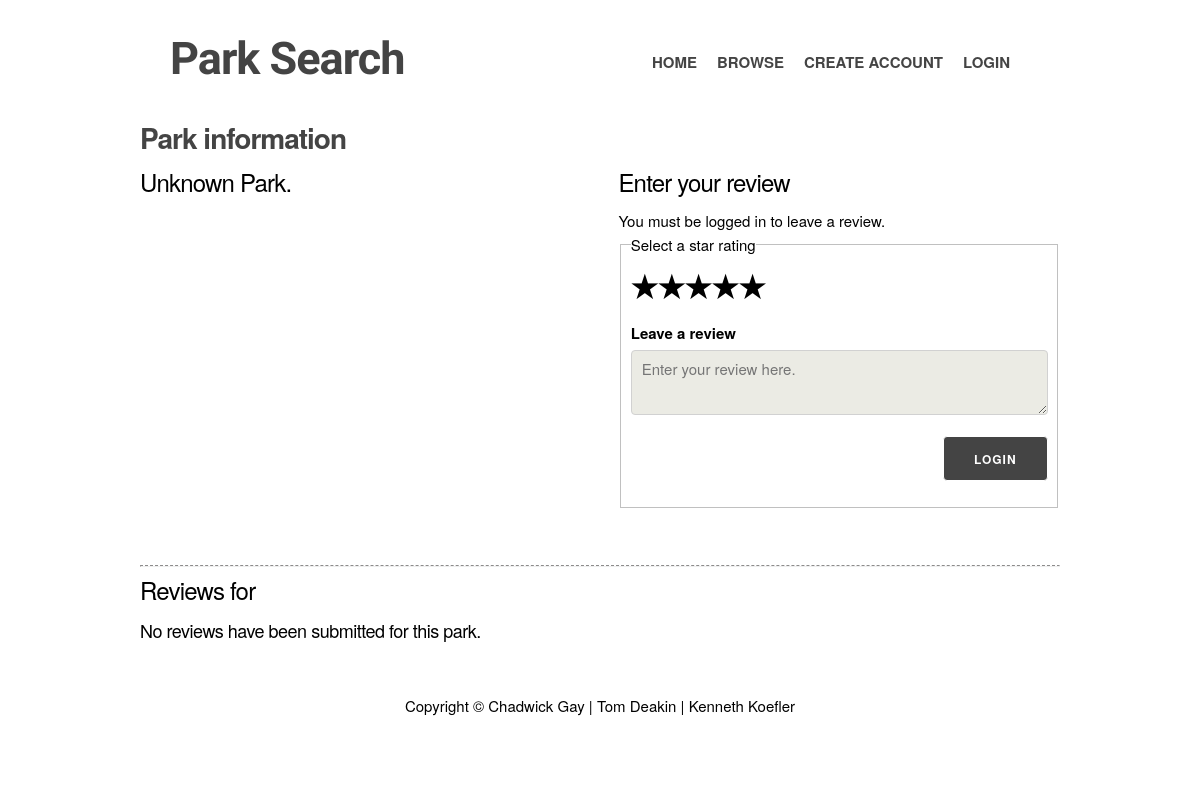
The page /park.php?ParkCode=D1637 on the database as committed earlier.
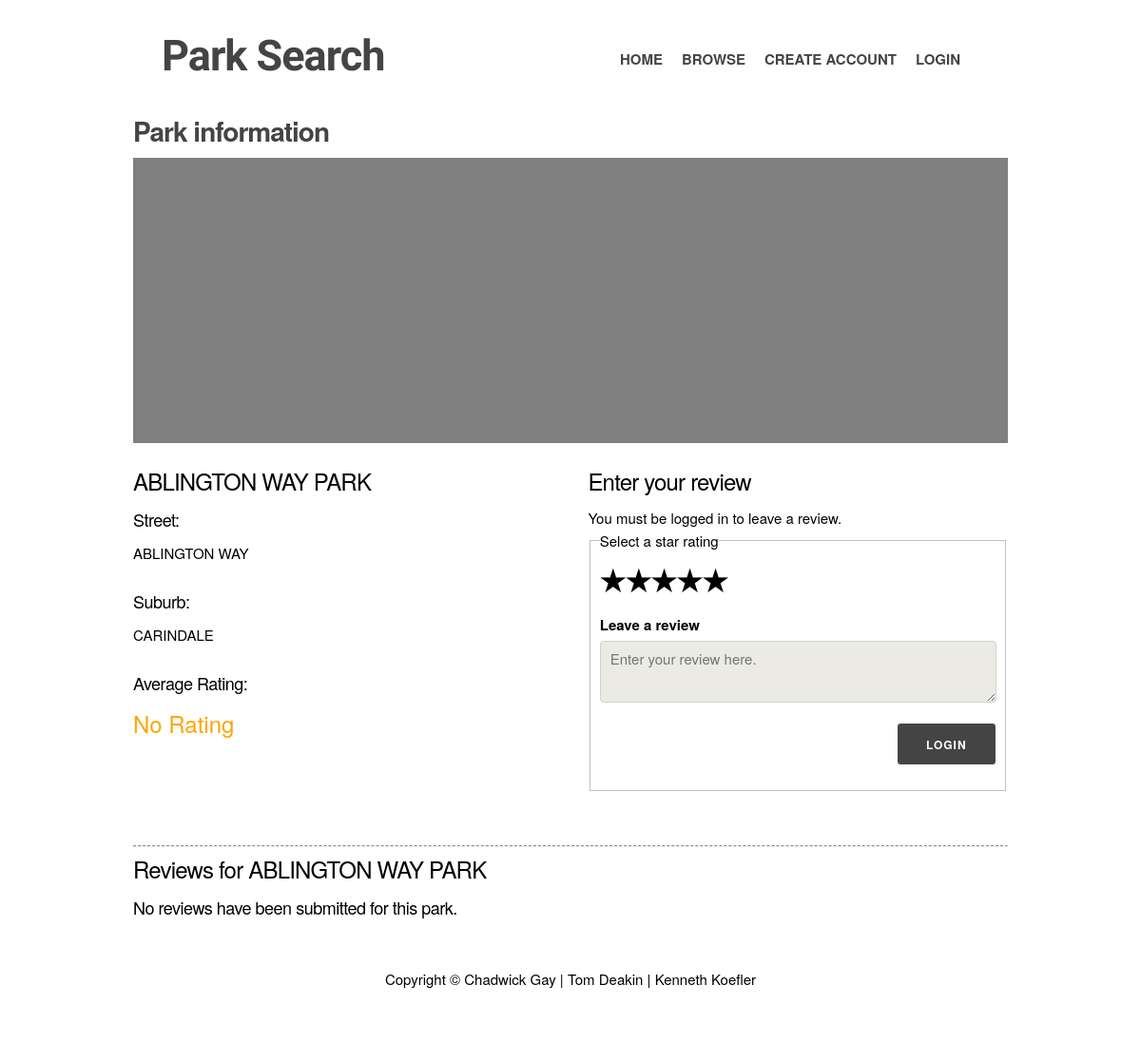
The same page on the database as committed later.
### tables this page shows
CREATE TABLE `items` (
  `ID` int(11) NOT NULL,
  `ParkCode` varchar(5) NOT NULL,
  `Name` varchar(70) NOT NULL,
  `Street` varchar(45) NOT NULL,
  `Suburb` varchar(45) NOT NULL,
  `Easting` decimal(10,2) NOT NULL,
  `Northing` decimal(10,2) NOT NULL,
  `Latitude` decimal(10,8) NOT NULL,
  `Longitude` decimal(11,8) NOT NULL
);

### park.php (the view, shortened to what this page needs)
<?php
include("server/PHP/database.php");
?>
<!DOCTYPE html>
<html lang="en">
<head>
    <link rel="stylesheet" href="css/normalize.css">
    <link rel="stylesheet" href="css/style.css">
</head>
<body>
<div class="container">
    <?php include('server/includes/nav.inc'); ?>
    <?php
    function displayAggregateStars($numberOfStars) {
        echo '<span class="star">';
        if ($numberOfStars < 0) {
            echo "No Rating";
        }
    }
    $ParkCode = htmlspecialchars(isset($_GET['ParkCode']) ? $_GET['ParkCode'] : "");
    $Park = array('ID' => -1, 'RatingAvg' => -1);
    $Parks = $pdo->prepare("SELECT ID, ParkCode, Name, Street, Suburb, Easting, Northing, Latitude, Longitude FROM items WHERE ParkCode=:parkcode");
    $Parks->bindValue(':parkcode', $ParkCode);
    $Parks->execute();
    if ($Parks != false && $Parks->rowCount()) {
        $temp = $Parks->fetch();
        if (gettype($temp) == gettype(array())) {
            $Park = array_merge($Park, $temp);
        }
    }
    ?>
    <div class="row">
        <div class="one columns">
            <h3>Park information</h3>
            <div class="park-location">
                <?php if ($Park['ID'] > 0) { ?>
                    <div id="park-map"></div>
                    <br>
                <?php } ?>
            </div>
        </div>
        <div class="row">
            <div class="two columns">
                <div class="park-information" itemscope itemtype="http://schema.org/Place">
                    <?php
                    if ($Park['ID'] > 0) {
                        echo '<h4 itemprop="name">' . $Park['Name'] . '</h4>';
                        echo '<h5>Street:</h5>';
                        echo '<p itemprop="address">' . $Park['Street'] . '</p>';
                        echo '<h5>Suburb:</h5>';
                        echo '<p itemprop="address">' . $Park['Suburb'] . '</p>';
                        echo '<h5>Average Rating:</h5>';
                        displayAggregateStars($Park['RatingAvg']);
                    } else {
                        echo '<h4>Unknown Park.</h4>';
                    }
                    ?>
                </div>
            </div>
            <div class="two columns">
                <?php
                $errors = array();
                if (isset($_POST['txtcomment']) && isset($_SESSION['logged'])) {
                    require 'server/includes/validate.inc';
                    validateReview($errors, $_POST, 'txtcomment');
                    if ($errors) {
                        echo '<div class="validation">';
                        echo '<h5>Invalid submission, correct the following errors:</h5>';
                        echo '<ul>';
                        foreach ($errors as $field => $error) {
                            echo "<li>$error</li>";
                        }
                        echo '</ul>';
                        echo '</div>';
                        include 'server/includes/addReview.inc';
                    } else {
                        $Rating = 0;
                        if (isset($_POST['rating'])) {
                            $Rating = $_POST['rating'];
                        }
                        submitReview($_SESSION['logged'], $Park['ID'], $_POST['txtcomment'], $Rating);
                        echo "Your review has been submitted.";
                        echo "<script>redirectToPage('/park.php?ParkCode=" . $Park['ParkCode'] . "');</script>";
                    }
                } else {
                    include 'server/includes/addReview.inc';
                }
                ?>
            </div>
        </div>
        <div class="row">
            <div class="one column">
                <div class="park-reviews" itemscope itemtype="http://schema.org/Review">
                    <?php
                    echo '<br /><hr />';
                    echo '<h4 itemprop="itemReviewed">Reviews for ' . $Park['Name'] . '</h4>';
                    $Reviews = array();
                    if (count($Reviews) <= 0) {
                        echo '<div><h5>No reviews have been submitted for this park.</h5></div>';
                    }
                    ?>
                </div>
            </div>
        </div>
    </div>
    <?php include('server/includes/footer.inc'); ?>
</div>
</body>
</html>

Rows that differ between the two databases and show on the page:
added items: Name "ABLINGTON WAY PARK", Street "ABLINGTON WAY", Suburb "CARINDALE"
Other text that changed with them:
text no longer shown: "Unknown Park."
text now shown: "Street: Suburb: Average Rating: No Rating"
